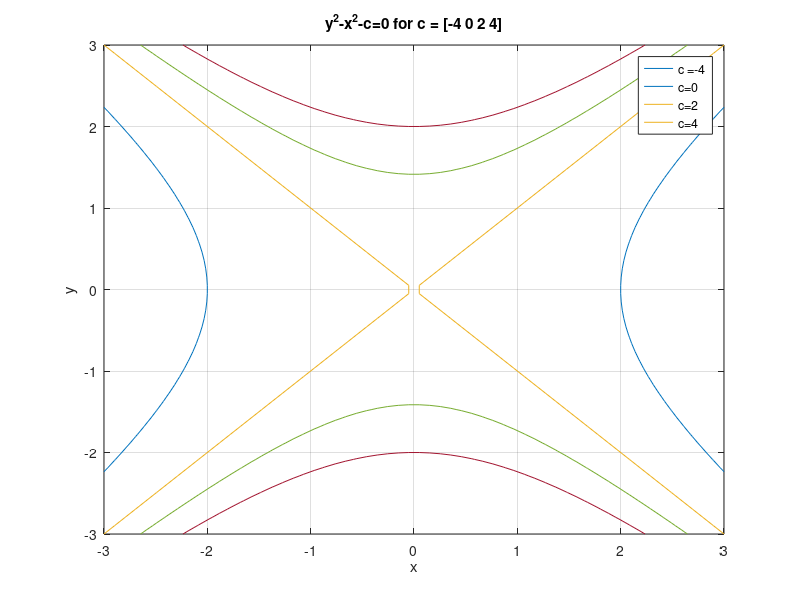

Reproduce this figure in MATLAB.
clc
clear all 
close all

figure
ezplot(@(x,y)y.^2-x.^2+4,[-3 3 -3 3]) 
hold on 
ezplot(@(x,y)y.^2-x.^2,[-3 3 -3 3])
ezplot(@(x,y)y.^2-x.^2-2,[-3 3 -3 3])
ezplot(@(x,y)y.^2-x.^2-4,[-3 3 -3 3])
hold off

grid on

legend('c =-4','c=0','c=2','c=4')
title('y^2-x^2-c=0 for c = [-4 0 2 4]')